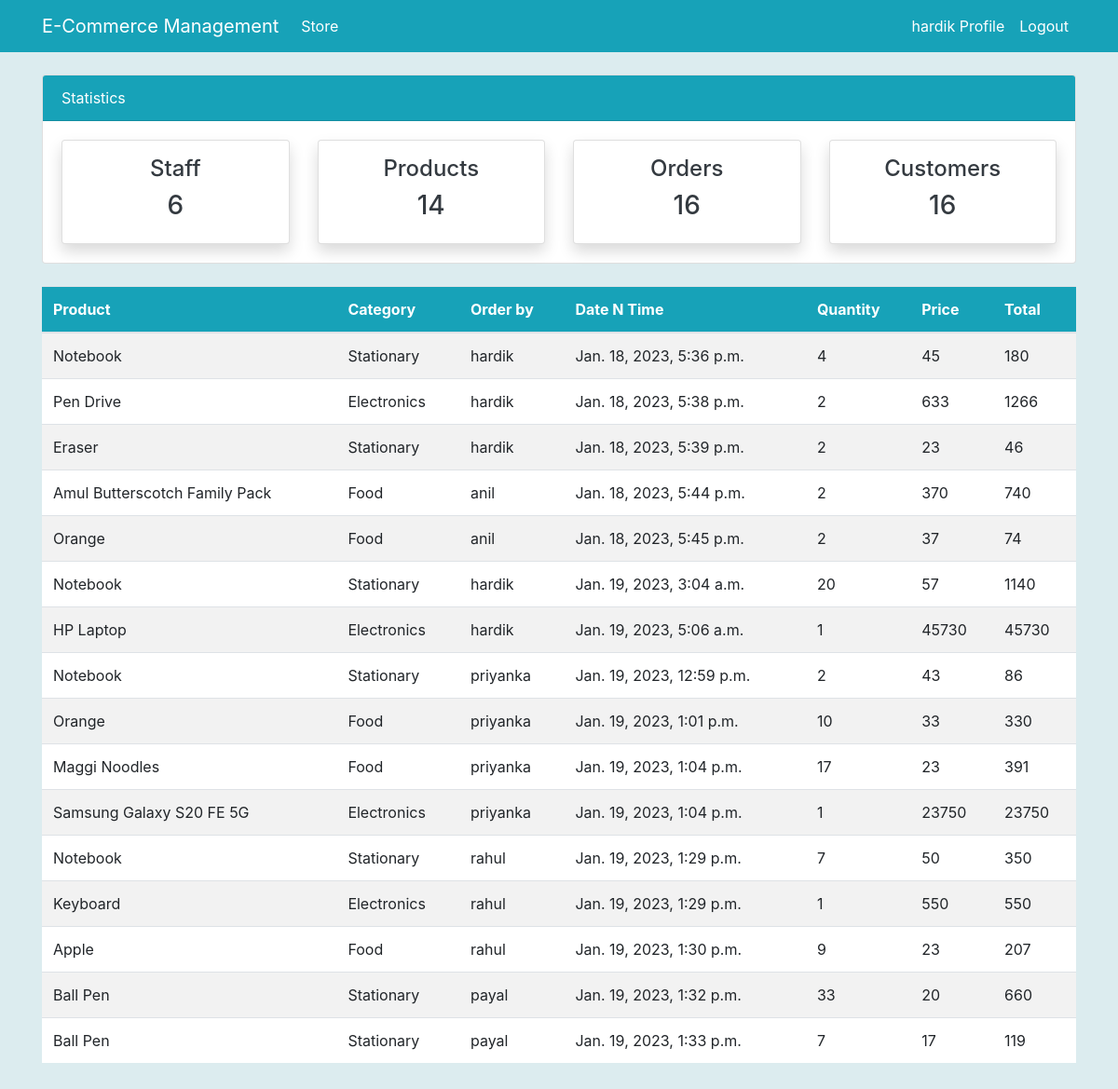
The app's page /order/ (signed in) with its own data.
### store/models.py (models this page shows, shortened)
class Order(models.Model):
    customer = models.ForeignKey(Customer, on_delete=models.CASCADE, null=True)
    product = models.ForeignKey(Product, on_delete=models.CASCADE, null=True)
    staff = models.ForeignKey(User, models.CASCADE, null=True)
    order_quantity = models.PositiveIntegerField(null=True)
    price = models.PositiveIntegerField(null=True)
    total = models.PositiveIntegerField(editable=False, null=True)
    date = models.DateTimeField(auto_now_add=True)

class Product(models.Model):
    CATEGORY = [
        ("Stationary", "Stationary"),
        ("Electronics", "Electronics"),
        ("Food", "Food"),
    ]
    name = models.CharField(max_length=255, null=True)
    category = models.CharField(max_length=255, choices=CATEGORY, null=True)
    quantity = models.PositiveIntegerField(null=True)

### store/views.py (the view)
# urls.py: path("order/", views.order, name="store-order"),
@login_required
def order(request):
    orders = Order.objects.all()
    context = {"orders": orders}
    context.update(nav_items())
    return render(request, "order.html", context)

### store/views.py (called while the page is built)
def nav_items():
    orders_count = Order.objects.all().count()
    products_count = Product.objects.all().count()
    workers_count = User.objects.all().count()
    customers_count = Customer.objects.count()
    data = {
        "orders_count": orders_count,
        "workers_count": workers_count,
        "products_count": products_count,
        "customers_count": customers_count,
    }
    return data

### store/templates/order.html (shortened to what this page needs)
{% extends "base.html" %}
{% block content %}
{% include "top_nav.html" %}
<div class="container">
  <div class="row my-4">
    <div class="col-md-12">
      <table class="table table-striped bg-white">
        <thead class="bg-info">
          <tr class="text-white">
            <th scope="col">Product</th>
            <th scope="col">Category</th>
            <th scope="col">Order by</th>
            <th scope="col">Date N Time</th>
            <th scope="col">Quantity</th>
            <th scope="col">Price</th>
            <th scope="col">Total</th>
          </tr>
        </thead>
        <tbody>
          {% for order in orders %}
          <tr>
            <td>{{order.product.name}}</td>
            <td>{{order.product.category}}</td>
            <td>{{order.staff.username}}</td>
            <td>{{order.date}}</td>
            <td>{{order.order_quantity}}</td>
            <td>{{order.price}}</td>
            <td>{{order.total}}</td>
          </tr>
          {% endfor %}
        </tbody>
      </table>
    </div>
  </div>
</div>
{% endblock content %}

### templates/nav.html (shortened to what this page needs)
<nav class="navbar navbar-expand-lg navbar-info bg-info">
  {% if user.is_authenticated %}
  <div class="container">
    <a class="navbar-brand text-white" href="{% url 'store-index' %}">E-Commerce Management</a>
    <div class="collapse navbar-collapse" id="navbarSupportedContent">
      <ul class="navbar-nav mr-auto">
        <li class="nav-item active">
          <a class="nav-link text-white" href="{% url 'store-index' %}">Store <span class="sr-only">(current)</span></a>
        </li>
      </ul>
      <ul class="navbar-nav ml-auto">
        <li class="nav-item active">
          <a class="nav-link text-white" href="{% url 'user-profile' %}">{{user.username}} Profile </a>
        </li>
        <li class="nav-item">
          <a class="nav-link text-white" href="{% url 'user-logout' %}">Logout</a>
        </li>
      </ul>
  {% endif %}
</nav>

### static/css/style.css (style rules this page uses)
body { background: #DCECEF; ; }

### records on screen
Order: product.name "Notebook", product.category "Stationary", staff.username "hardik", date "Jan. 18, 2023, 5:36 p.m.", order_quantity "4", price "45", total "180"
Order: product.name "Pen Drive", product.category "Electronics", staff.username "hardik", date "Jan. 18, 2023, 5:38 p.m.", order_quantity "2", price "633", total "1266"
Order: product.name "Eraser", product.category "Stationary", staff.username "hardik", date "Jan. 18, 2023, 5:39 p.m.", order_quantity "2", price "23", total "46"
Order: product.name "Amul Butterscotch Family Pack", product.category "Food", staff.username "anil", date "Jan. 18, 2023, 5:44 p.m.", order_quantity "2", price "370", total "740"
Order: product.name "Orange", product.category "Food", staff.username "anil", date "Jan. 18, 2023, 5:45 p.m.", order_quantity "2", price "37", total "74"
Order: product.name "Notebook", product.category "Stationary", staff.username "hardik", date "Jan. 19, 2023, 3:04 a.m.", order_quantity "20", price "57", total "1140"
Order: product.name "HP Laptop", product.category "Electronics", staff.username "hardik", date "Jan. 19, 2023, 5:06 a.m.", order_quantity "1", price "45730", total "45730"
Order: product.name "Notebook", product.category "Stationary", staff.username "priyanka", date "Jan. 19, 2023, 12:59 p.m.", order_quantity "2", price "43", total "86"
Order: product.name "Orange", product.category "Food", staff.username "priyanka", date "Jan. 19, 2023, 1:01 p.m.", order_quantity "10", price "33", total "330"
Order: product.name "Maggi Noodles", product.category "Food", staff.username "priyanka", date "Jan. 19, 2023, 1:04 p.m.", order_quantity "17", price "23", total "391"
Order: product.name "Samsung Galaxy S20 FE 5G", product.category "Electronics", staff.username "priyanka", date "Jan. 19, 2023, 1:04 p.m.", order_quantity "1", price "23750", total "23750"
Order: product.name "Notebook", product.category "Stationary", staff.username "rahul", date "Jan. 19, 2023, 1:29 p.m.", order_quantity "7", price "50", total "350"
Order: product.name "Keyboard", product.category "Electronics", staff.username "rahul", date "Jan. 19, 2023, 1:29 p.m.", order_quantity "1", price "550", total "550"
Order: product.name "Apple", product.category "Food", staff.username "rahul", date "Jan. 19, 2023, 1:30 p.m.", order_quantity "9", price "23", total "207"
Order: product.name "Ball Pen", product.category "Stationary", staff.username "payal", date "Jan. 19, 2023, 1:32 p.m.", order_quantity "33", price "20", total "660"
Order: product.name "Ball Pen", product.category "Stationary", staff.username "payal", date "Jan. 19, 2023, 1:33 p.m.", order_quantity "7", price "17", total "119"

### other values on screen
{{ user.username }} "hardik"
{{ workers_count }} "6"
{{ products_count }} "14"
{{ orders_count }} "16"
{{ customers_count }} "16"
